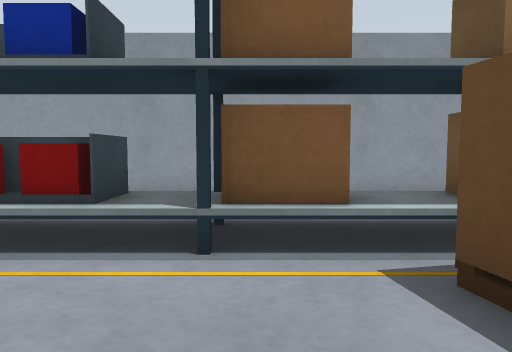
View 1 (above)

15 first-person views from a walk through a robot-simulator world made for Gazebo. The camera is 0.5 m above the floor, tilts 4° down and sees 70° across. The floor is counted in squares, 0.5 m on a side. Each view is taken from the middle of a square. On the plan, view 1 faces up. The plan holds only what a view shows up to about 13 squares ahead; the rest is blank. The place goes on beyond the plan.

View 2
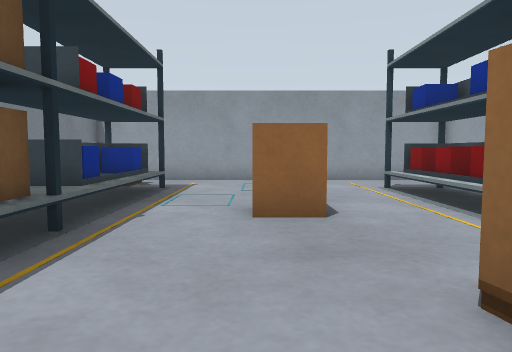

View 3
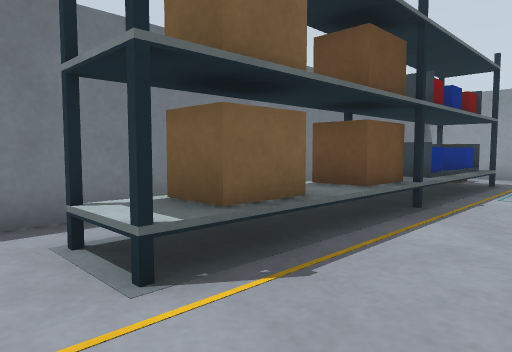

View 4
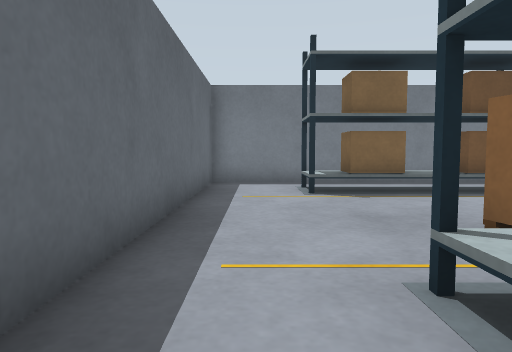

View 5
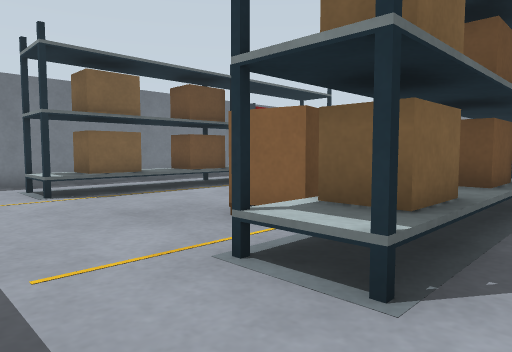

View 6
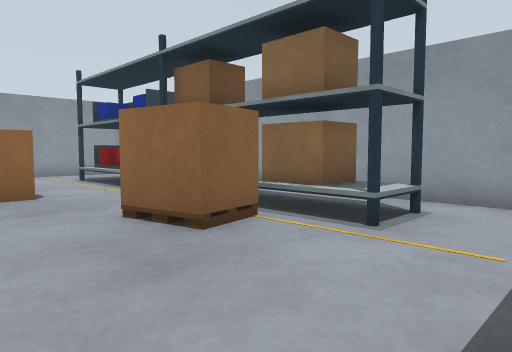

View 7
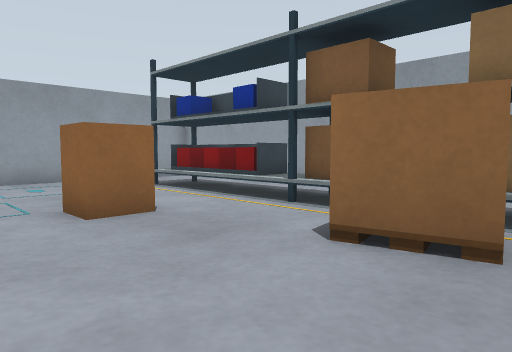

View 8
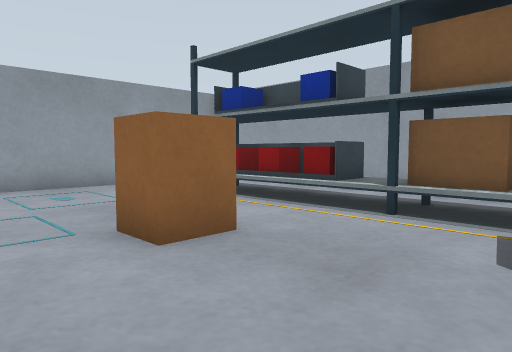

View 9
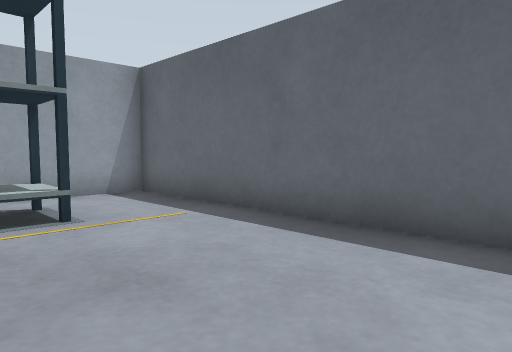

View 10
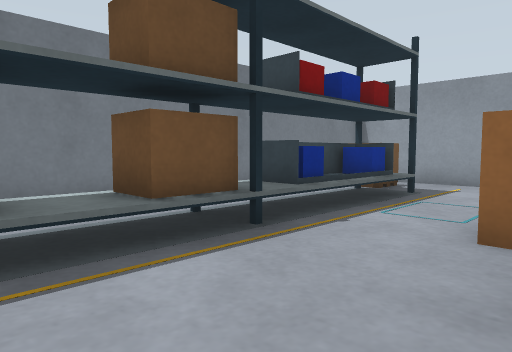

View 11
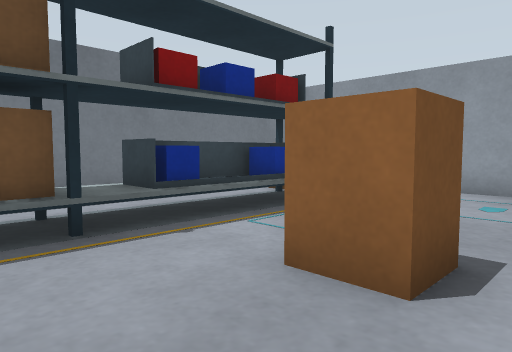

View 12
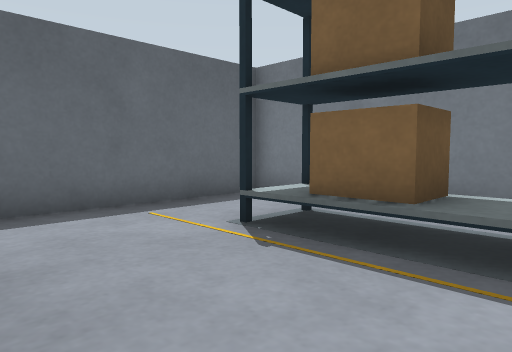

View 13
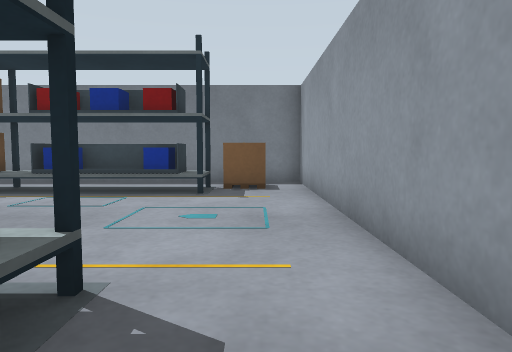

View 14
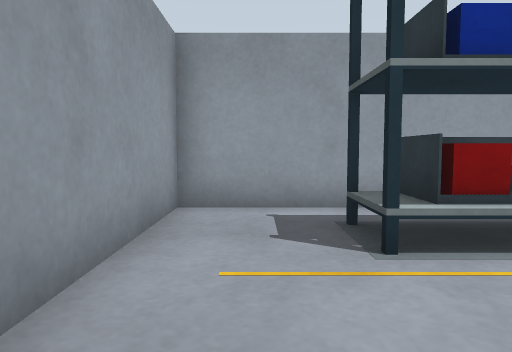

View 15
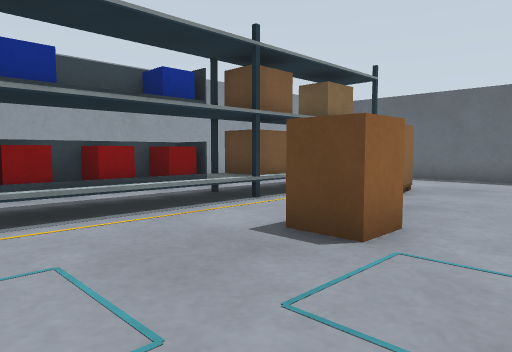

### Floor plan
Key: @ floor where view 1 was taken; # wall or solid block; . floor; S shelf; P pallet; B brown box; C crate.
Columns run from 9 left of view 1 to 8 right of it. Each row starts with its distance up from view 1.
  7 ##################
  6 #................#
  5 #..SSSSSSSSSSSS..#
  4 #..SSSSSSSSSSSS..#
  3 #..........PP....#
  2 #..........PP....#
  1 #......B.........#
  0 #......B.@.......#
 -1 #................#
 -2 #................#
 -3 #..SSSSSSSSSSSS..#
 -4 #.CCSSSSSSSSSSS..#
 -5 #................#
 -6 ##################

Positions as (right, up) in squares from view 1, and headings:
1: (0, 0), facing up
2: (4, 0), facing left
3: (6, 0), facing down-left
4: (6, 6), facing down
5: (7, 6), facing down-left
6: (7, -1), facing up-left
7: (4, -2), facing up-left
8: (2, -2), facing up-left
9: (3, -2), facing up-right
10: (3, 1), facing down-left
11: (1, 2), facing down-left
12: (1, 1), facing down-right
13: (-7, 6), facing down
14: (-7, 0), facing up
15: (-6, -2), facing up-right
